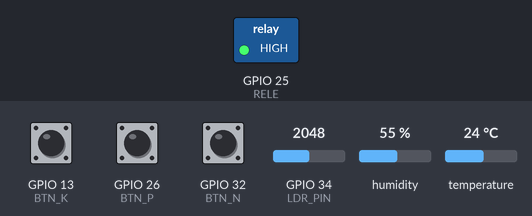
Bench run of a sketch on a simulated ESP32. Parts: switched loads named in the sketch (green lamp = pin HIGH). The inputs (shaded band) are chosen by the test bench; at power-on: GPIO 13 (BTN_K) HIGH, GPIO 26 (BTN_P) HIGH, GPIO 32 (BTN_N) HIGH, GPIO 34 (LDR_PIN) = 2048, humidity 55 %, temperature 24 °C. What the sketch prints to the serial monitor is not drawn.

Above: at 1.8 s.
1.9 s: GPIO 13 (BTN_K) pulled LOW for 1.2 s
4.6 s: GPIO 26 (BTN_P) pulled LOW for 1.2 s
7.3 s: GPIO 32 (BTN_N) pulled LOW for 1.2 s
10.0 s: GPIO 13 (BTN_K) driven LOW and GPIO 26 (BTN_P) driven LOW
12.5 s: GPIO 32 (BTN_N) pulled LOW for 1.2 s
15.2 s: GPIO 26 (BTN_P) driven HIGH and GPIO 32 (BTN_N) driven LOW
Timing chart, 0 to 18.2 s (numbered marks = the images above; inputs shaded):
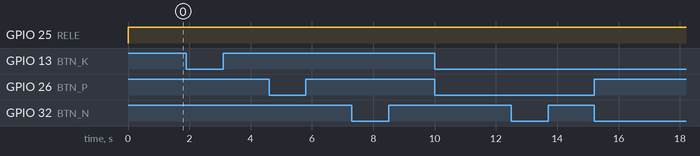

Measured:
- after the input at 1.9 s, every drawn part: stays the same
- after the input at 4.6 s, every drawn part: stays the same
- after the input at 7.3 s, every drawn part: stays the same
- after the input at 10.0 s, every drawn part: stays the same
- after the input at 12.5 s, every drawn part: stays the same
- after the input at 15.2 s, every drawn part: stays the same

The sketch:

esp32-http-server.ino
```cpp
#define BTN_N 32
#define BTN_P 26
#define BTN_K 13
#define LDR_PIN 34
#define RELE 25

#include "DHT.h"
#define DHTPIN 23
#define DHTTYPE DHT22
DHT dht(DHTPIN, DHTTYPE);

const float PH_MIN = 5.5;
const float PH_MAX = 6.5;
const float UMIDADE_MIN = 60.0;

void setup() {
  Serial.begin(115200);
  dht.begin();

  pinMode(RELE, OUTPUT);
  digitalWrite(RELE, LOW);

  pinMode(BTN_N, INPUT_PULLUP);
  pinMode(BTN_P, INPUT_PULLUP);
  pinMode(BTN_K, INPUT_PULLUP);
}

void loop() {
  bool n = (digitalRead(BTN_N) == LOW);
  bool p = (digitalRead(BTN_P) == LOW);
  bool k = (digitalRead(BTN_K) == LOW);

  int leitura = analogRead(LDR_PIN);
  float ph = (leitura / 4095.0f) * 14.0f;

  float umidade = dht.readHumidity();

  bool phFora = (ph < PH_MIN || ph > PH_MAX);
  bool seco   = (umidade < UMIDADE_MIN);
  bool ligar  = seco || phFora;

  digitalWrite(RELE, ligar ? HIGH : LOW);
  Serial.println(ligar ? "Bomba LIGADA!" : "Bomba DESLIGADA.");

  Serial.print("Umidade: ");
  Serial.print(umidade, 1);
  Serial.print("%");

  Serial.print(" | pH=");
  Serial.print(ph, 2);

  Serial.print(" | N=");
  Serial.print(n ? "OK" : "FALTA");

  Serial.print(" | P=");
  Serial.print(p ? "OK" : "FALTA");

  Serial.print(" | K=");
  Serial.print(k ? "OK" : "FALTA");

  Serial.print(" | Limites pH[");
  Serial.print(PH_MIN);
  Serial.print("-");
  Serial.print(PH_MAX);
  Serial.print("] umid>=");
  Serial.print(UMIDADE_MIN);
  Serial.println("%");

  delay(1000);
}
```
